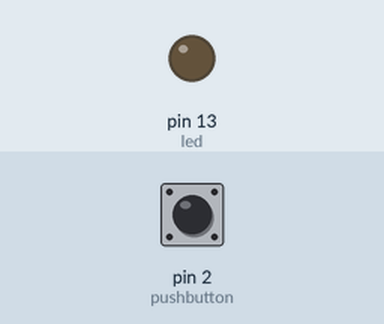
Recording of a sketch running on a simulated Arduino Uno, built with avr-gcc and run on an emulated ATmega328P. Shown: output pins drawn as LEDs (lit = HIGH). Inputs (shaded band) come from the test bench; at power-on: pin 2 (pushbutton) LOW.

Above: at 1.2 s.
1.3 s: pin 2 (pushbutton) pulled HIGH for 0.15 s
At 1.4 s:
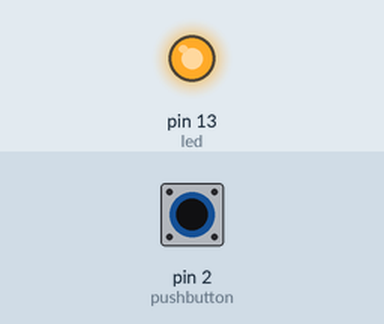
3.0 s: pin 2 (pushbutton) pulled HIGH for 3.2 s
At 6.6 s:
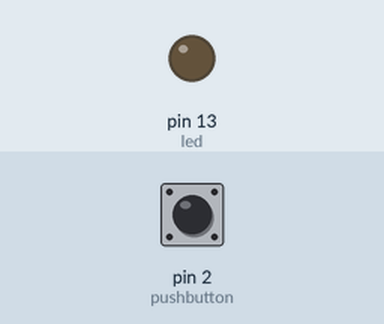
Timing chart, 0 to 8.1 s (numbered marks = the images above; inputs shaded):
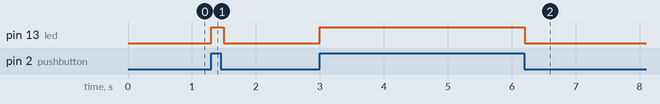

The sketch:

Sketch_7___Digital_Switch.ino
```cpp
int pushbutton = 2;
int led = 13;

void setup() {
    pinMode(pushbutton, INPUT);
    pinMode(led, OUTPUT);
}

void loop() {
    int buttonstate = digitalRead(pushbutton);
    if (buttonstate == HIGH){
            digitalWrite(led, HIGH);
    }
    else {
        digitalWrite(led, LOW);
    }
    delay(100);
}
```

Measured:
- after the input at 1.3 s, pin 13 (led): LOW → HIGH at once, → LOW 0.20 s later
- after the input at 3.0 s, pin 13 (led): LOW → HIGH at once, → LOW 3.2 s later
